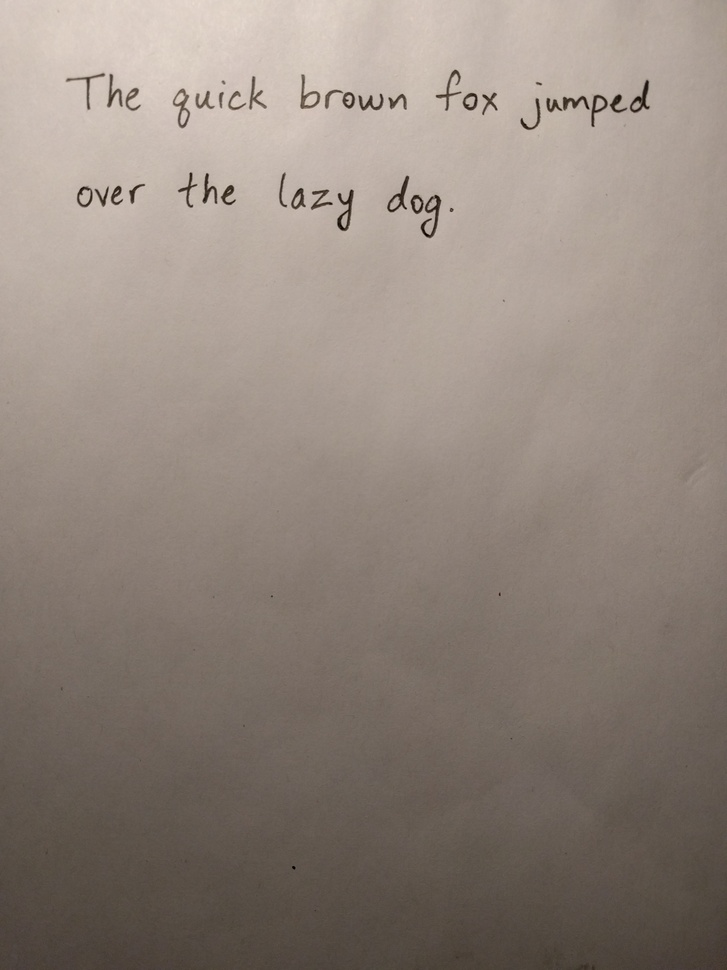
#> input picture INPUT_DIR/benchmark_2.jpg, 727 x 970 px, shrunk from 3024 x 4032 before the run
$ python preprocess.py ../INPUT_DIR/benchmark_2.jpg   (older library calls are emulated)
#> lines starting #> are read from the running program, lines starting #| are printed output that depends on the picture; after the words box and inside, x2 and y2 are one past the last pixel; in counts of white or black regions, pixels touching at a corner belong together
import sys
import cv2
import numpy as np
import matplotlib
matplotlib.use('TkAgg')
from matplotlib import pyplot as plt
from operator import itemgetter

def preprocess(img_id, output_path = None, verbose=False):
#> called with img_id = '../INPUT_DIR/benchmark_2.jpg', verbose = False
	original = cv2.imread(img_id)
#> original is the input picture: shape (970, 727, 3); mean B, G, R 124.9, 133.9, 146.2
	img = cv2.imread(img_id, 0)

	# Shadow removal
	struct = cv2.getStructuringElement(cv2.MORPH_ELLIPSE,(30,30))

	# Remove text from the image, leaving a background
	closing = cv2.morphologyEx(img, cv2.MORPH_CLOSE, struct)

	# Remove the background from the original image
	clean_img = img/(closing*1.0)
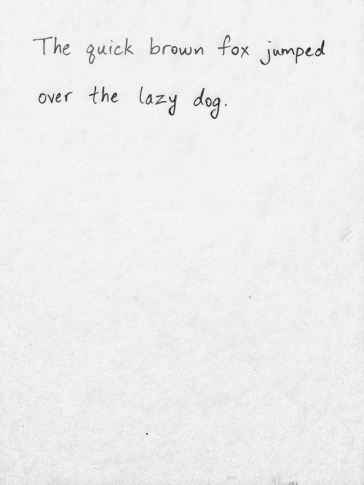
#> clean_img: shape (970, 727) float64 (shown at 1/2 size); min 0, max 1.04, mean 0.969; drawn with min black and max white

	if verbose:
		plt.imshow(closing, cmap='gray')
		plt.show()
		plt.imshow(clean_img, cmap='gray')
		plt.show()

	# Normalize pixel values back to uint8
	min_val = np.amin(clean_img)
#> min_val = 0
	max_val = np.amax(clean_img)
#> max_val = 1.04
	clean_img = ((clean_img-min_val)*(255.0/max_val-min_val))
	clean_img = np.around(clean_img).astype(np.uint8)

	# Apply filter to reduce noise
	clean_img = cv2.GaussianBlur(clean_img,(5,5),0)

	# Threshold to binary image
	ret, thresh_img = cv2.threshold(clean_img, 0, 255, cv2.THRESH_BINARY+cv2.THRESH_OTSU)
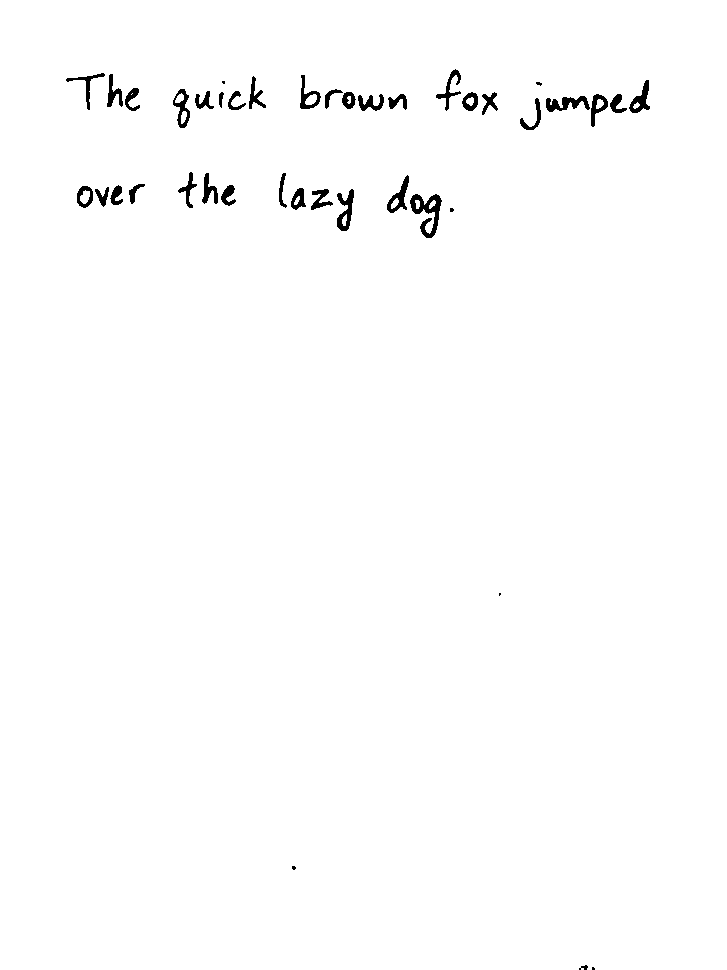
#> thresh_img: shape (970, 727); 99% white; 41 black regions (6 under 20 px), largest, box (x1, y1, x2, y2) and area: (410, 194, 442, 238) 602, (546, 96, 590, 112) 373, (337, 189, 354, 231) 363
#> ret = 187

	# Detect edges
	im_edges = cv2.Canny(thresh_img, 100, 200)
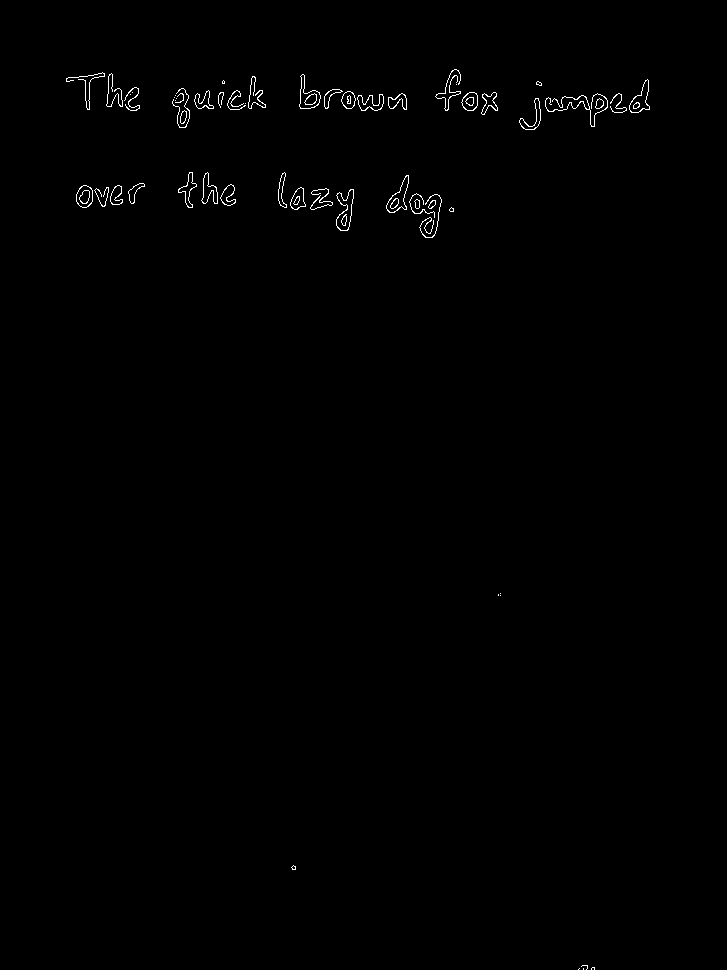
#> im_edges: shape (970, 727); 0.51% white in thin lines or dots, all inside (x1, y1, x2, y2) = (66, 69, 650, 970)

	# Fill in the text using dilations
	struct = cv2.getStructuringElement(cv2.MORPH_RECT,(5,5))
	im2 = cv2.dilate(im_edges, struct, iterations = 15)
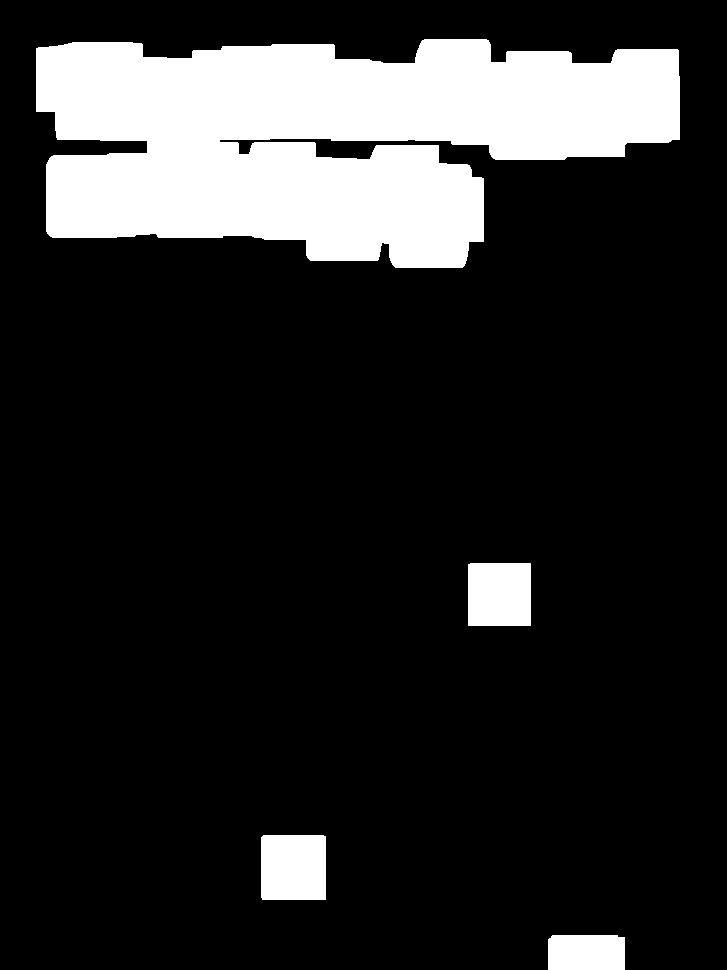
#> im2: shape (970, 727); 16.1% white; 4 white regions

	if verbose:
		plt.imshow(im2, cmap='gray')
		plt.show()

	# Find connected components in the image
	im2, contours, hierarchy = cv2.findContours(im2, cv2.RETR_TREE, cv2.CHAIN_APPROX_SIMPLE)
#> contours = 4 contours; box (x1, y1, x2, y2) and area: (36, 39, 680, 268) 101727, (261, 835, 326, 900) 4091, (468, 563, 531, 626) 3842, (548, 935, 625, 970) 2561
	c_info = []
	total_area = 0
	for c in contours:
		area = cv2.contourArea(c)
		total_area = total_area + area
		x,y,w,h = cv2.boundingRect(c)
		c_info.append({
	        'x1': x,
	        'y1': y,
	        'x2': x + w - 1,
	        'y2': y + h - 1,
	        'area': area
	    })
#> this loop made 4 passes
#> (area, total_area, x, y, w, h) on passes 1 to 4: (2561, 2561, 548, 935, 77, 35), (4091, 6652, 261, 835, 65, 65), (3842.5, 10494.5, 468, 563, 63, 63), (101727, 112221.5, 36, 39, 644, 229)
#> after the loop, c_info = 4 items; total_area = 112221.5

	# Sort components by size
	c_info.sort(key=itemgetter('area'), reverse=True)
	h, w = im2.shape
	page_size = h*w
	c = c_info[0]
#> c = {'x1': 36, 'y1': 39, 'x2': 679, 'y2': 267, 'area': 101727}
	crop = c['x1'], c['y1'], c['x2'], c['y2']
#> crop = (36, 39, 679, 267)
	box_size = (c['x2'] - c['x1']) * (c['y2'] - c['y1'])
#> box_size = 146604
	area = c['area']

	# Calculate F1 score
	recall = 1.0 * area / total_area
#> recall = 0.906
	prec = 1 - 1.0 * box_size / page_size
#> prec = 0.792
	f1 = 2 * (prec * recall) / (prec + recall)
#> f1 = 0.845

	# Find optimal bounding box
	for c in c_info[1:]:
		x1, y1, x2, y2 = c['x1'], c['y1'], c['x2'], c['y2']
		new_crop = min(x1, crop[0]), min(y1, crop[1]), max(x2, crop[2]), max(y2, crop[3])
		new_size = (new_crop[2] - new_crop[0]) * (new_crop[3] - new_crop[1])
		new_area = area + c['area']
		r = 1.0 * new_area / total_area
		p = 1 - 1.0 * new_size / page_size
		new_f1 = 2 * (p * r) / (p + r)
		if new_f1 > f1:
			crop = new_crop
			box_size = new_size
			area = new_area
			f1 = new_f1
#> this loop made 3 passes
#> (c, x1, y1, x2, y2, new_crop, new_size, new_area) on passes 1 to 3: ({'x1': 261, 'y1': 835, 'x2': 325, 'y2': 899, 'area': 4091}, 261, 835, 325, 899, (36, 39, 679, 899), 552980, 105818), ({'x1': 468, 'y1': 563, 'x2': 530, 'y2': 625, 'area': 3842.5}, 468, 563, 530, 625, (36, 39, 679, 625), 376798, 105569.5), ({'x1': 548, 'y1': 935, 'x2': 624, 'y2': 969, 'area': 2561}, 548, 935, 624, 969, (36, 39, 679, 969), 597990, 104288)
#> after the loop, area = 101727; box_size = 146604; f1 = 0.845

	# Crop image to text
	x1, y1, x2, y2 = crop
#> x1 = 36; y1 = 39; x2 = 679; y2 = 267
	cv2.rectangle(original, (x1, y1), (x2, y2), (0,255,0),5)
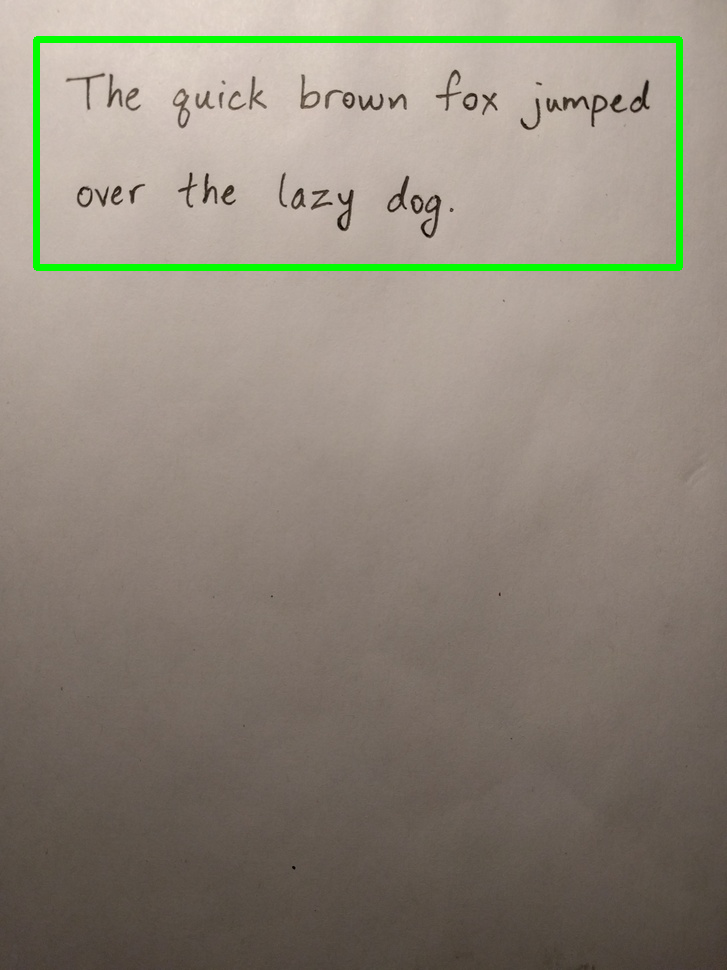
#> original: shape (970, 727, 3); 1.73% of pixels changed, all inside (x1, y1, x2, y2) = (33, 36, 683, 271)
	plt.imshow(original)
	plt.show()
	crop = thresh_img[y1:y2+1, x1:x2+1]
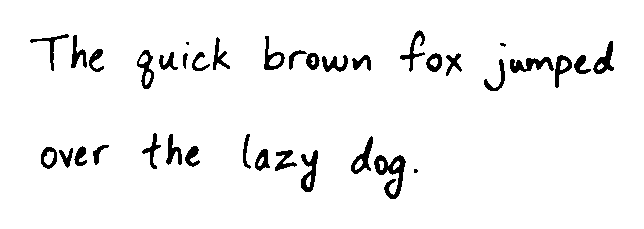
#> crop: shape (229, 644); 95.1% white; 37 black regions (3 under 20 px), largest, box (x1, y1, x2, y2) and area: (374, 155, 406, 199) 602, (510, 57, 554, 73) 373, (301, 150, 318, 192) 363

	# Invert the image
	inv = cv2.bitwise_not(crop)

	# x,y coords of all white pixels
	coords = np.column_stack(np.where(inv > 0))
#> coords = 7271 pairs, first value 30 to 198, second value 30 to 613

	# Find rotated bounding box
	rect = cv2.minAreaRect(coords)
#> rect = ((115, 322.2), (582.7, 167.7), -89.35)
	angle = rect[-1]
#> angle = -89.35

	if angle < -45:
		angle = -(90 + angle)
#> angle = -0.647
	elif abs(angle) > 10:
		angle = -angle
	else:
		angle = 0

	# rotate the image to deskew it
	(h_img, w_img) = crop.shape[:2]
	(h, w) = np.int0(rect[1])
#> h = 582; w = 167
	center = (rect[0][1], rect[0][0])
#> center = (322.2, 115)
	M = cv2.getRotationMatrix2D(center, angle, 1.0)
#> M = [[1, -0.0113, 1.32], [0.0113, 1, -3.63]]
	rotated = cv2.warpAffine(crop, M, (w_img, h_img),
		flags=cv2.INTER_CUBIC, borderMode=cv2.BORDER_REPLICATE)
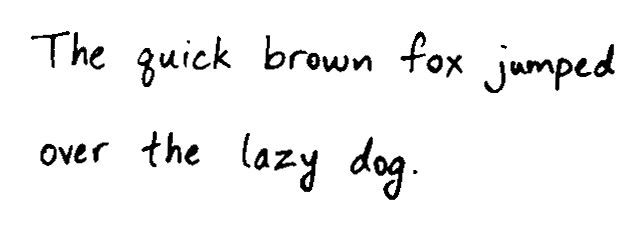
#> rotated: shape (229, 644); min 0, max 255, mean 242.4

	# Save the final image
	fig = plt.imshow(rotated, cmap='gray')
	plt.axis('off')
	fig.axes.get_xaxis().set_visible(False)
	fig.axes.get_yaxis().set_visible(False)
	img_id = img_id.split('.')[0]
	if output_path:
		img_id = output_path
	print("Saved in", img_id)
	plt.savefig(img_id, bbox_inches='tight', pad_inches = 0, dpi=300)


if __name__ == "__main__":
	assert len(sys.argv) == 2, "No input given."
	image = sys.argv[1]
	print("Pre-processing image " + image)
	preprocess(image)
	print("Done")

$ run again, on INPUT_DIR/benchmark_4.jpg
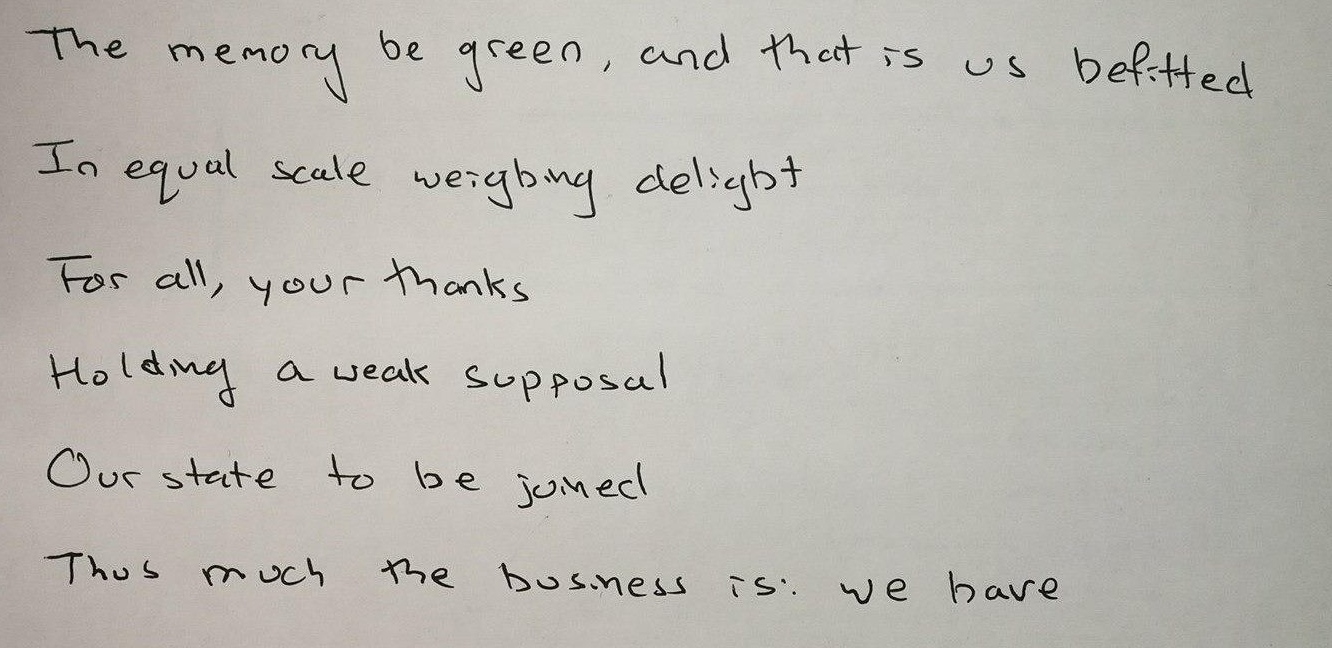
#> input picture INPUT_DIR/benchmark_4.jpg, 1332 x 648 px
#> in preprocess, original is the input picture: shape (648, 1332, 3); mean B, G, R 177.6, 184, 186.6
#> min_val = 0
#> max_val = 1.17
#> in preprocess, `ret, thresh_img = cv2.threshold(clean_img, 0, 255, cv2.THRESH_BINARY+c..`:
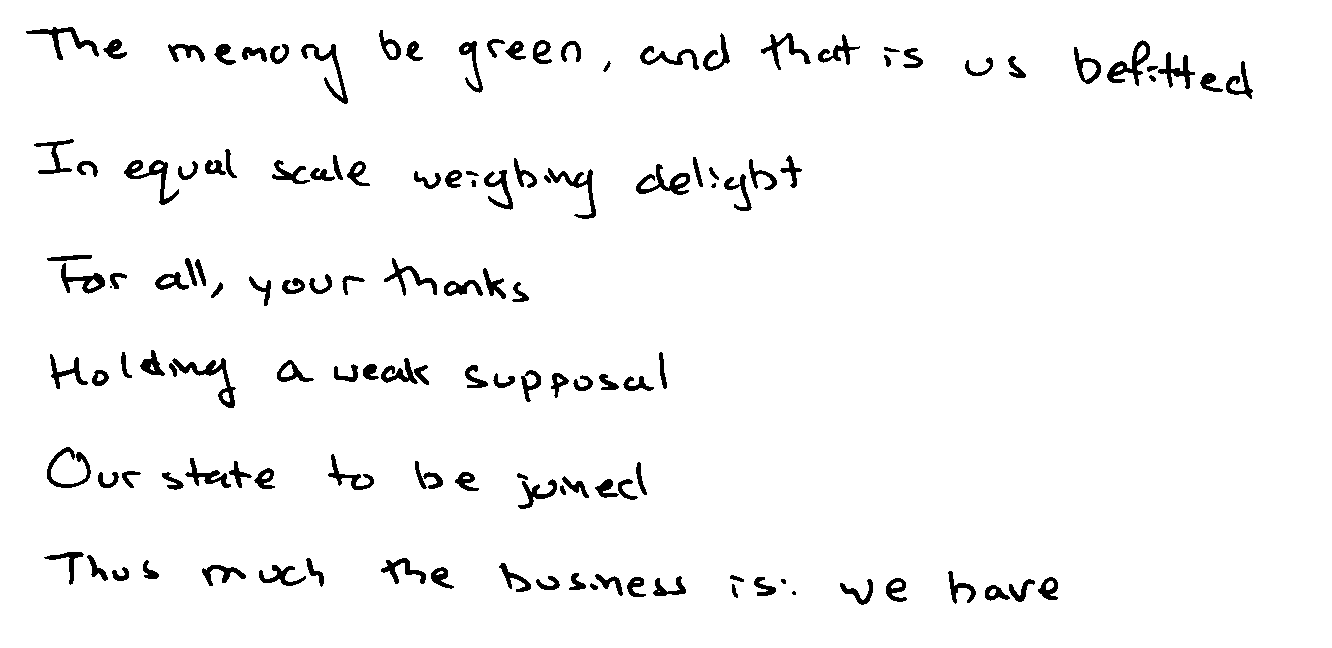
#> thresh_img: shape (648, 1332); 96.3% white; 136 black regions (3 under 20 px), largest, box (x1, y1, x2, y2) and area: (172, 358, 236, 408) 701, (124, 160, 179, 205) 640, (1107, 40, 1150, 86) 627
#> ret = 151
#> im_edges: shape (648, 1332); 1.7% white in thin lines or dots, all inside (x1, y1, x2, y2) = (26, 26, 1253, 605)
#> im2: shape (648, 1332); 53.1% white; 5 black regions
#> contours = 4 contours; box (x1, y1, x2, y2) and area: (0, 0, 1283, 635) 461464, (206, 207, 471, 248) 6137, (98, 406, 189, 441) 1928, (82, 323, 92, 328) 32
#> the loop in preprocess, `for c in contours:` made 4 passes
#> (area, total_area, x, y, w, h) on passes 1 to 4: (461464.5, 461464.5, 0, 0, 1283, 635), (1928, 463392.5, 98, 406, 91, 35), (32.5, 463425, 82, 323, 10, 5), (6137, 469562, 206, 207, 265, 41)
#> after the loop in preprocess, `for c in contours:`: c_info = 4 items; total_area = 469562
#> in preprocess, `c = c_info[0]`: c = {'x1': 0, 'y1': 0, 'x2': 1282, 'y2': 634, 'area': 461464.5}
#> in preprocess, `crop = c['x1'], c['y1'], c['x2'], c['y2']`: crop = (0, 0, 1282, 634)
#> in preprocess, `box_size = (c['x2'] - c['x1']) * (c['y2'] - c['y1'])`: box_size = 812788
#> in preprocess, `area = c['area']`: area = 461464.5
#> recall = 0.983
#> prec = 0.0583
#> in preprocess, `f1 = 2 * (prec * recall) / (prec + recall)`: f1 = 0.11
#> the loop in preprocess, `for c in c_info[1:]:` made 3 passes
#> (c, x1, y1, x2, y2, new_area, r, area) on passes 1 to 3: ({'x1': 206, 'y1': 207, 'x2': 470, 'y2': 247, 'area': 6137}, 206, 207, 470, 247, 467601.5, 0.996, 467601.5), ({'x1': 98, 'y1': 406, 'x2': 188, 'y2': 440, 'area': 1928}, 98, 406, 188, 440, 469529.5, 1, 469529.5), ({'x1': 82, 'y1': 323, 'x2': 91, 'y2': 327, 'area': 32.5}, 82, 323, 91, 327, 469562, 1, 469562)
#> after the loop in preprocess, `for c in c_info[1:]:`: area = 469562; box_size = 812788; f1 = 0.11
#> in preprocess, `x1, y1, x2, y2 = crop`: x1 = 0; x2 = 1282; y2 = 634
#> original: shape (648, 1332, 3); 2.44% of pixels changed, all inside (x1, y1, x2, y2) = (0, 0, 1286, 638)
#> in preprocess, `crop = thresh_img[y1:y2+1, x1:x2+1]`:
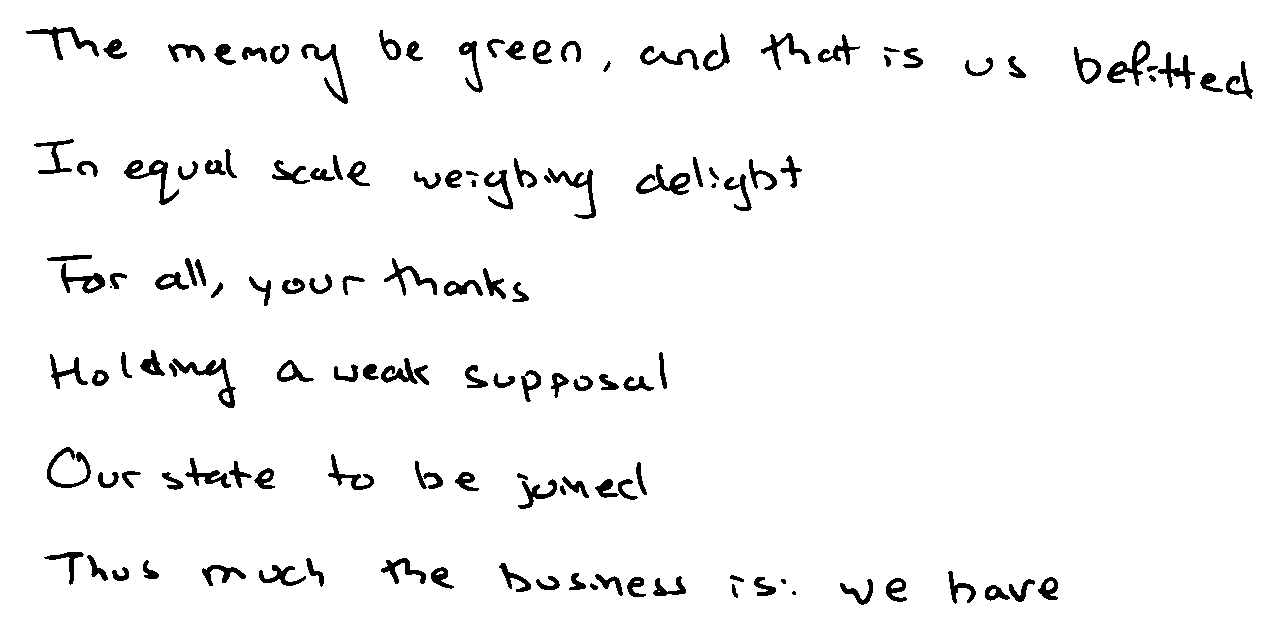
#> crop: shape (635, 1283); 96.1% white; 136 black regions (3 under 20 px), largest, box (x1, y1, x2, y2) and area: (172, 358, 236, 408) 701, (124, 160, 179, 205) 640, (1107, 40, 1150, 86) 627
#> coords = 31586 pairs, first value 27 to 604, second value 26 to 1252
#> rect = ((314.6, 633.9), (569.5, 1227), -1.15)
#> angle = -1.15
#> in preprocess, `(h, w) = np.int0(rect[1])`: h = 569; w = 1226
#> center = (633.9, 314.6)
#> M = [[1, 0, 0], [0, 1, 0]]
